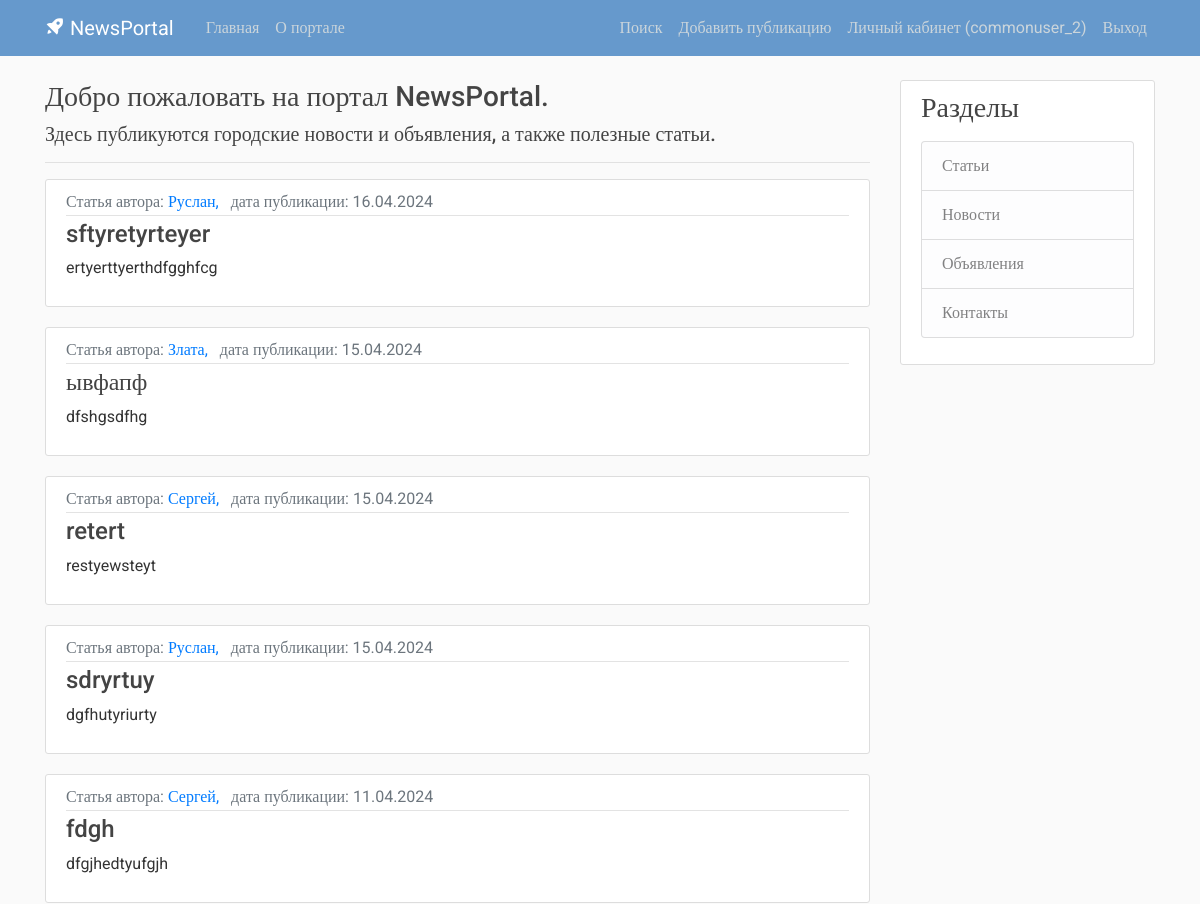
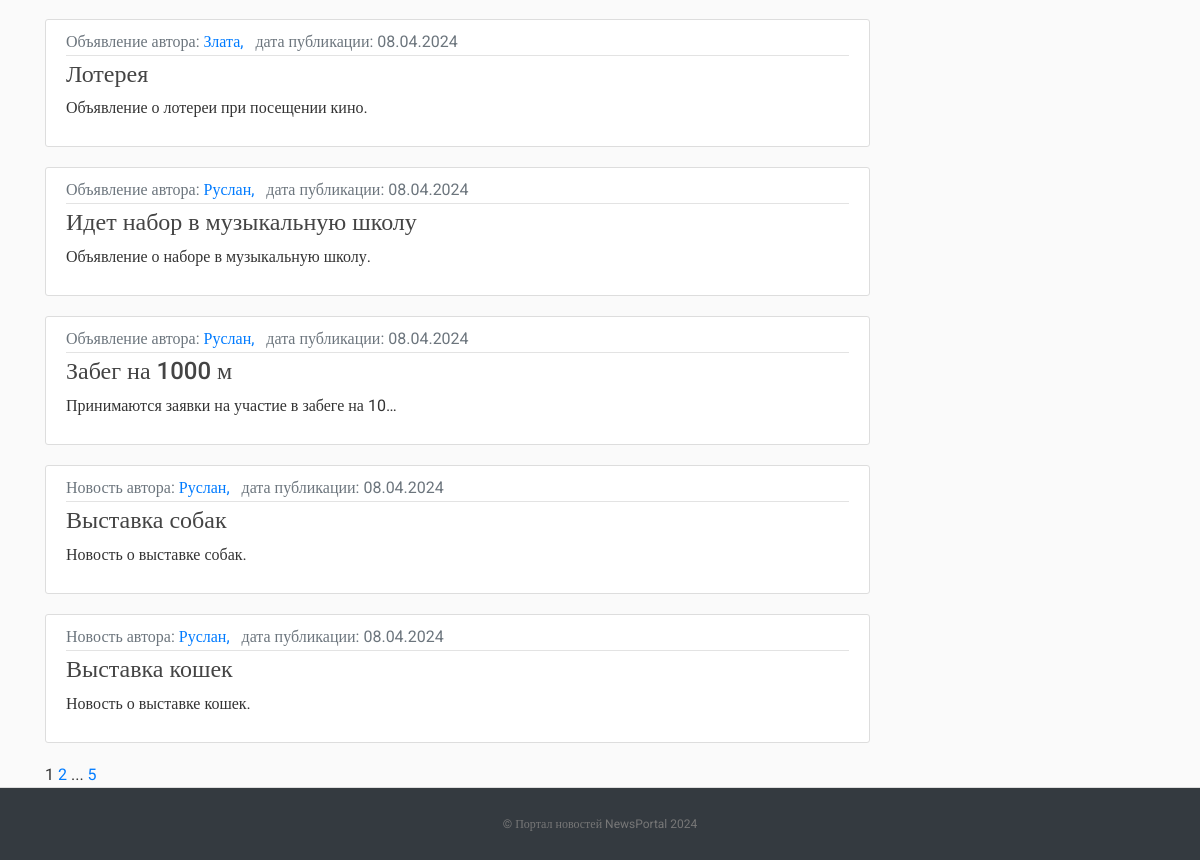
Page / (signed in) on the committed database (2 pictures, top to bottom).
### post/models.py (models this page shows, shortened)
class Post(models.Model):
    NEWS = 'NW'
    ARTICLE = 'AR'
    NOTIFICATION = 'NT'
    CATEGORY_CHOICES = (
        (NEWS, 'Новость'),
        (ARTICLE, 'Статья'),
        (NOTIFICATION, 'Объявление'),
    )
    categoryType = models.CharField(max_length=2, choices=CATEGORY_CHOICES, default=ARTICLE, verbose_name='Тип публикации')
    dateCreation = models.DateTimeField(default=timezone.now, verbose_name='Дата и время создания публикации')
    title = models.CharField(max_length=128, verbose_name='Заголовок публикации')
    text = models.TextField(verbose_name='Текст публикации')
    rating = models.SmallIntegerField(default=0, verbose_name='Рейтинг публикации')
    author = models.ForeignKey(Author, on_delete=models.CASCADE, verbose_name='Автор публикации')
    category = models.ManyToManyField(Category, verbose_name='Категория публикации')
    def get_absolute_url(self):
        return reverse('post_detail', args=[str(self.id)])
    class Meta:
        ordering = ['-dateCreation',]
        verbose_name = 'Публикация'
        verbose_name_plural = 'Публикации'

class Author(models.Model):
    authorUser = models.OneToOneField(User, unique=True, on_delete=models.CASCADE)
    ratingAuthor = models.SmallIntegerField(default=0)
    def __str__(self):
        return self.authorUser.username
    class Meta:
        verbose_name = 'Автор'
        verbose_name_plural = 'Авторы'

### post/views.py (the view)
# urls.py: path('', PostHome.as_view(), name='portal_home'),
class PostHome(ListView):
    model = Post
    ordering = '-dateCreation'
    template_name = 'flatpages/home.html'
    context_object_name = 'postlist'
    paginate_by = 10
    def get_queryset(self):
        queryset = super().get_queryset()
        self.filterset = PostFilter(self.request.GET, queryset)
        return self.filterset.qs
    def get_context_data(self, **kwargs):
        context = super().get_context_data(**kwargs)
        context['filterset'] = self.filterset
        return context

### post/templatetags/custom_tags.py (called while the page is built)
@register.simple_tag(takes_context=True)
def url_replace(context, **kwargs):
   d = context['request'].GET.copy()
   for k, v in kwargs.items():
       d[k] = v
   return d.urlencode()

### templates/flatpages/home.html (shortened to what this page needs)
{% extends 'flatpages/default.html' %}
{% load censor %}
{% load custom_tags %}
{% block content %}
<h3>Добро пожаловать на портал NewsPortal.</h3>
    <h5>Здесь публикуются городские новости и объявления, а также полезные статьи.</h5>
<hr />
{% for post in postlist %}
    <article class="media content-section">
        <div class="media-body">
            <div class="article-metadata">
                <a class="text-muted"> {{ post.get_categoryType_display }} автора: </a>
                <a class="mr-2" href="#"> {{ post.author }}, </a>
                <a class="text-muted">дата публикации: {{ post.dateCreation|date:"d.m.Y" }}</a>
            </div>
              <h4><a class="article-title" href="{{ post.get_absolute_url }}">{{ post.title|censor_w }}</a></h4>
              <p class="article-content">{{ post.text|truncatechars:45|censor_w }}</p>
        </div>
    </article>
{% endfor %}
{{ page_obj.number }}
{% if page_obj.has_next %}
    <a href="?{% url_replace page=page_obj.next_page_number %}">{{ page_obj.next_page_number }}</a>
    {% if paginator.num_pages != page_obj.next_page_number %}
        ...
        <a href="?{% url_replace page=page_obj.paginator.num_pages %}">{{ page_obj.paginator.num_pages }}</a>
    {% endif %}
{% endif %}
{% endblock content %}

### templates/flatpages/default.html (shortened to what this page needs)
<!DOCTYPE html>
{% load static %}
<html>
<head>
     <link rel="stylesheet" href="https://maxcdn.bootstrapcdn.com/bootstrap/4.0.0/css/bootstrap.min.css">
     <link rel="stylesheet" type="text/css" href="{% static 'css/main.css' %}">
     <link href='https://unpkg.com/boxicons@2.1.2/css/boxicons.min.css' rel='stylesheet'>
</head>
<body>
    <header class="site-header">
      <nav class="navbar navbar-expand-md navbar-dark bg-blue fixed-top">
        <div class="container">
          <a class="navbar-brand mr-4" href="#"><i class='bx bxs-rocket bx-tada-hover'></i> NewsPortal</a>
          <div class="collapse navbar-collapse" id="navbarToggle">
            <div class="navbar-nav mr-auto">
              <a class="nav-item nav-link " href="{% url 'portal_home' %}">Главная</a>
              <a class="nav-item nav-link" href='/about/'>О портале</a>
            </div>
            <div class="navbar-nav">
                <a class="nav-item nav-link" href="{% url 'post_search' %}">Поиск</a>
                {% if perms.post.add_post %}
                    <a class="nav-item nav-link" href="{% url 'post_create' %}">Добавить публикацию</a>
                {% endif %}
                {% if not request.user.is_authenticated %}
                    <a class="nav-item nav-link" href="/accounts/signup">Вход / Регистрация</a>
                {% else %}
                    <a class="nav-item nav-link" href="{% url 'cabinet' %}">Личный кабинет ({{ request.user }})</a>
                    <a class="nav-item nav-link" href="/accounts/logout/">Выход</a>
                {% endif %}
            </div>
          </div>
        </div>
      </nav>
    </header>
    <main role="main" class="container">
      <div class="row">
        <div class="col-md-9">
          {% block content %} {{ flatpage.content }} {% endblock %}
        </div>
        <div class="col-md-3">
          <div class="content-section">
            <h3>Разделы</h3>
            <p class='text-muted'>
              <ul class="list-group">
                <a class="list-group-item list-group-item-light" href="{% url 'article_list' %}">Статьи</a>
                <a class="list-group-item list-group-item-light" href="{% url 'news_list' %}">Новости</a>
                <a class="list-group-item list-group-item-light" href="{% url 'notification_list' %}">Объявления</a>
                <a class="list-group-item list-group-item-light" href="/contacts/">Контакты</a>
              </ul>
            </p>
          </div>
        </div>
      </div>
    </main>
    <footer class="text-center bg-dark">
      <p><a href="#">© Портал новостей NewsPortal 2024</a></p>
    </footer>
</body>
</html>

### static/css/main.css (style rules this page uses)
body, html { width:100%; height:100% }
body { margin:0; padding:0; background: #fafafa; color: #333333; margin-top: 5rem; font-family:Roboto; }
h1, h2, h3, h4, h5, h6 { color: #444444; }
ul { margin: 0; }
.bg-blue { background-color: #6699cc; }
.site-header .navbar-nav .nav-link { color: #cbd5db; }
.content-section { background: #ffffff; padding: 10px 20px; border: 1px solid #dddddd; border-radius: 3px; margin-bottom: 20px; }
.article-title { color: #444444; }
.article-content { white-space: pre-line; }
.article-metadata { padding-bottom: 1px; margin-bottom: 4px; border-bottom: 1px solid #e3e3e3 }
footer { position: sticky!important; top: 100%; padding-top:25px; padding-bottom:25px; border-top:1px solid #ddd; }
footer p { margin:2px; text-align:center; padding:0 40px; color:#fff; font-size:12px; }
footer a { color:#777 }

### rows in the picture
Post: categoryType "Статья", author "Руслан", dateCreation "16.04.2024", title|censor_w "sftyretyrteyer", text|censor_w "ertyerttyerthdfgghfcg"
Post: categoryType "Статья", author "Злата", dateCreation "15.04.2024", title|censor_w "ывфапф", text|censor_w "dfshgsdfhg"
Post: categoryType "Статья", author "Сергей", dateCreation "15.04.2024", title|censor_w "retert", text|censor_w "restyewsteyt"
Post: categoryType "Статья", author "Руслан", dateCreation "15.04.2024", title|censor_w "sdryrtuy", text|censor_w "dgfhutyriurty"
Post: categoryType "Статья", author "Сергей", dateCreation "11.04.2024", title|censor_w "fdgh", text|censor_w "dfgjhedtyufgjh"
Post: categoryType "Объявление", author "Злата", dateCreation "08.04.2024", title|censor_w "Лотерея", text|censor_w "Объявление о лотереи при посещении кино."
Post: categoryType "Объявление", author "Руслан", dateCreation "08.04.2024", title|censor_w "Идет набор в музыкальную школу", text|censor_w "Объявление о наборе в музыкальную школу."
Post: categoryType "Объявление", author "Руслан", dateCreation "08.04.2024", title|censor_w "Забег на 1000 м", text|censor_w "Принимаются заявки на участие в забеге на 10…"
Post: categoryType "Новость", author "Руслан", dateCreation "08.04.2024", title|censor_w "Выставка собак", text|censor_w "Новость о выставке собак."
Post: categoryType "Новость", author "Руслан", dateCreation "08.04.2024", title|censor_w "Выставка кошек", text|censor_w "Новость о выставке кошек."

### other values in the picture
{{ request.user }} "commonuser_2"
{{ page_obj.number }} "1"
{{ page_obj.next_page_number }} "2"
{{ page_obj.paginator.num_pages }} "5"
